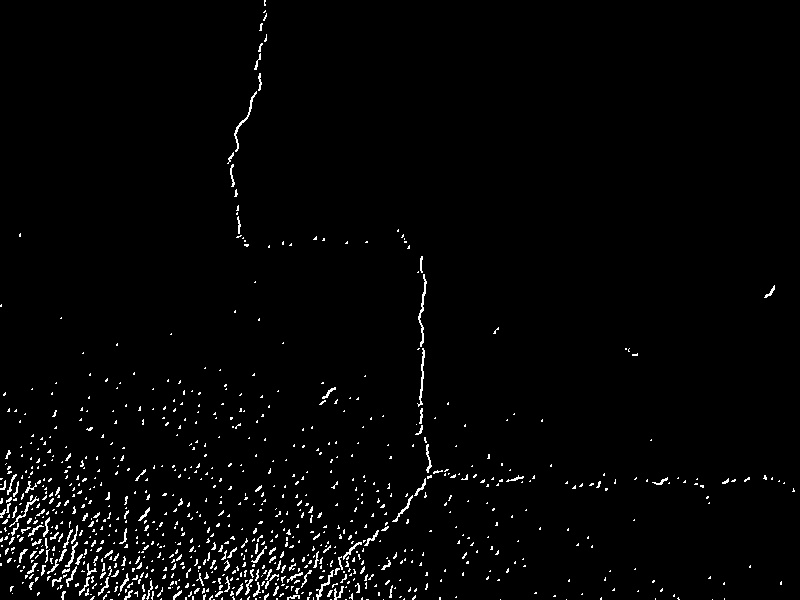
//> input picture test-sobel.jpg, 800 x 600 px
$ ./sobel_optimize test-sobel.jpg 6192.jpg out.png   (built with g++ and OpenCV 4)
//> lines starting //> are read from the running program, lines starting //| are printed output that depends on the picture; after the words box and inside, x2 and y2 are one past the last pixel; in counts of white or black regions, pixels touching at a corner belong together
 #include <opencv2/opencv.hpp>
#include <stdio.h>
#include <iostream>


#define SEUIL 70


using namespace std;
using namespace cv;


int main(int argc, char** argv){

	//On ouvre l'image en niveau de gris
	Mat imageFake = imread( argv[1], CV_LOAD_IMAGE_GRAYSCALE );
//> imageFake is the input picture: 600 rows x 800 cols, CV_8UC1; min 0, max 255, mean 5.4
	Mat imageTrue = imread( argv[2], CV_LOAD_IMAGE_GRAYSCALE );
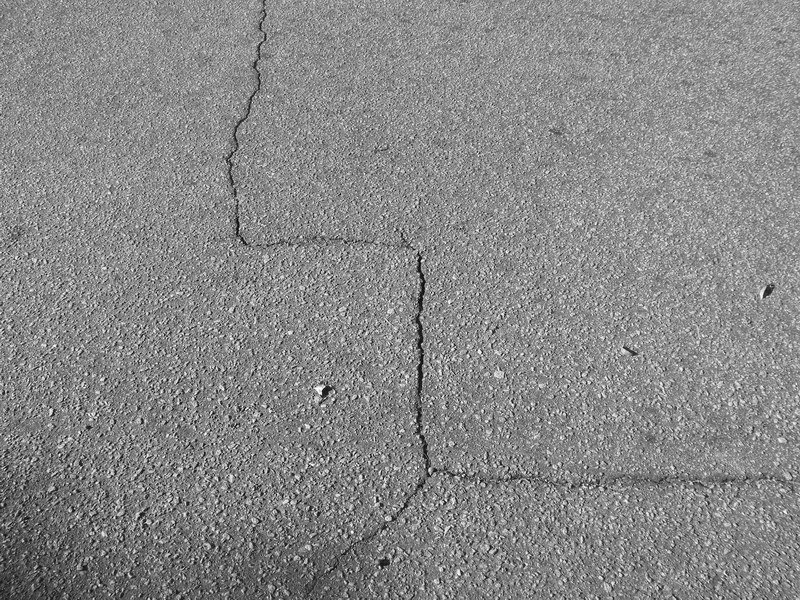
//> input picture 6192.jpg, 800 x 600 px
//> imageTrue is the input picture: 600 rows x 800 cols, CV_8UC1; min 0, max 255, mean 135.9

	//Verification que l'image existe
	if(! imageFake.data || ! imageTrue.data)
    {
        cout <<  "Could not open or find the image" << std::endl ;
        return -1;
   	}

	//Declaration variables
	Mat imageOutX, imageOutY, imageOut = imageFake;
	int tp = 0,fp = 0, fn = 0, maxP = 0;
	float p, r;

	for (int i=0; i < 256; i++){
		//Application d'un flou gaussien pour limiter le bruit
		GaussianBlur( imageFake, imageFake, Size(5,5), 0, 0, BORDER_DEFAULT );

		//Application d'un seuil de gris pour lisser
		threshold(imageFake, imageFake, i, 255, THRESH_BINARY);

		//Filtre de Sobel sur X
	    Sobel(imageFake, imageOutX, CV_32F, 1 , 0 , 3, 1, 0, BORDER_DEFAULT);

	    //Filtre de Sobel sur Y
	    Sobel(imageFake, imageOutY, CV_32F, 0 , 1 , 3, 1, 0, BORDER_DEFAULT);

	    //Addition des 2 matrices pour calculer la magnitude du gradient
	    addWeighted( imageOutX, 0.5, imageOutY, 0.5, 0, imageOut );

	    //Creation du fichier
		imageFake = imageOut;

		tp = 1;
		fp = 1;
		fn = 1;

	   	for( int y = 0; y < imageTrue.rows; y++ ) {
	        for( int x = 0; x < imageTrue.cols; x++ ) {
	        	if (imageFake.at<uchar>(y,x) == 255 && imageTrue.at<uchar>(y,x) == 255)
	            	tp++;
	        	if (imageFake.at<uchar>(y,x) == 255 && imageTrue.at<uchar>(y,x) == 0)
	            	fp++;
	        	if (imageTrue.at<uchar>(y,x) == 255 && imageFake.at<uchar>(y,x) == 0)
	            	fn++;
	        }
	    }

	    p = 100.*tp/(tp+fp);
    	r = 100.*tp/(tp+fn);

    	if (p > maxP){
    		maxP = p;
    		imwrite(argv[3], imageOut);
		 	printf("Precision : %f%\n", p);
    	}
	}
//> this loop made 256 passes
//> (tp, fp, fn, p, r, maxP) on passes 1, 2, 5, 6, 14, 29, 56: (1, 2, 79, 33.33, 1.25, 33), (2, 2, 76, 50, 2.56, 50), (4, 2, 72, 66.67, 5.26, 66), (5, 2, 71, 71.43, 6.58, 71), (3, 1, 64, 75, 4.48, 75), (4, 1, 57, 80, 6.56, 80), (7, 1, 51, 87.5, 12.07, 87)
//> (p, r, maxP) on pass 144: (87.5, 11.86, 87)
//| Precision : 33.333332%
//| Precision : 50.000000%
//| Precision : 66.666664%
//| Precision : 71.428574%
//| Precision : 75.000000%
//| Precision : 80.000000%
//| Precision : 87.500000%
//| Precision : 87.500000%
//> (output is shown up to pass 144 of 256)
//> pass 1, `GaussianBlur( imageFake, imageFake, Size(5,5), 0, 0, BORDER_DEFAULT );`:
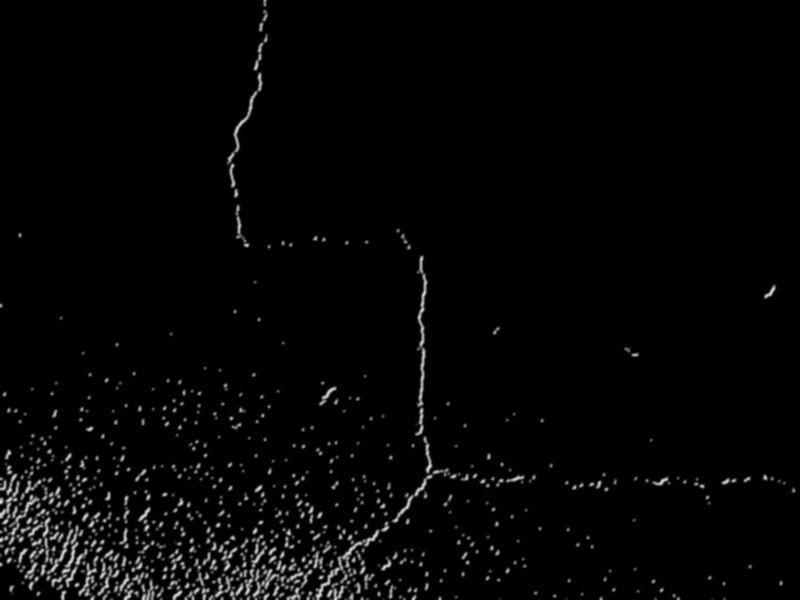
//> imageFake: 600 rows x 800 cols, CV_8UC1; 13.94% of pixels changed, all inside (x1, y1, x2, y2) = (0, 0, 800, 600)
//> pass 1, `threshold(imageFake, imageFake, i, 255, THRESH_BINARY);`:
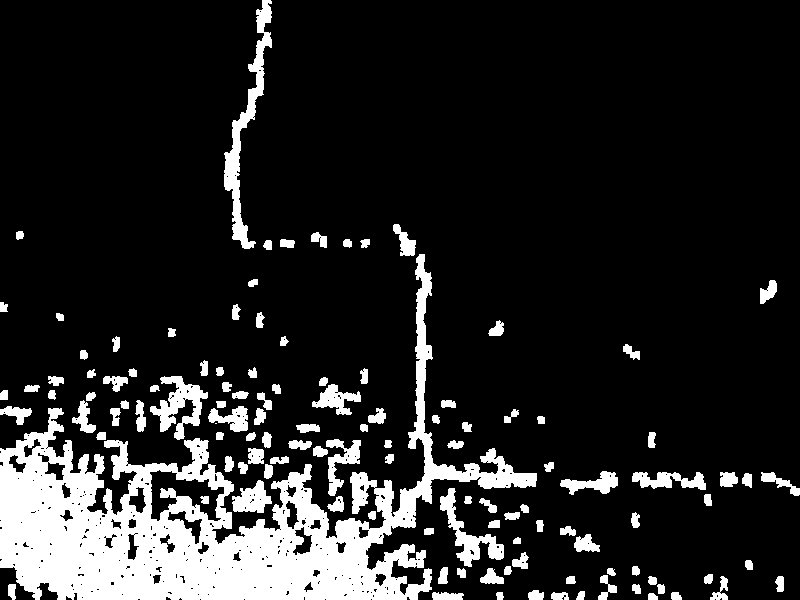
//> imageFake: 600 rows x 800 cols, CV_8UC1; 14.5% white; 121 white regions (1 under 20 px), largest, box (x1, y1, x2, y2) and area: (0, 254, 537, 600) 47401, (224, 0, 272, 249) 2739, (150, 376, 208, 440) 1583
//> pass 1, `Sobel(imageFake, imageOutY, CV_32F, 0 , 1 , 3, 1, 0, BORDER_DEFAULT);`:
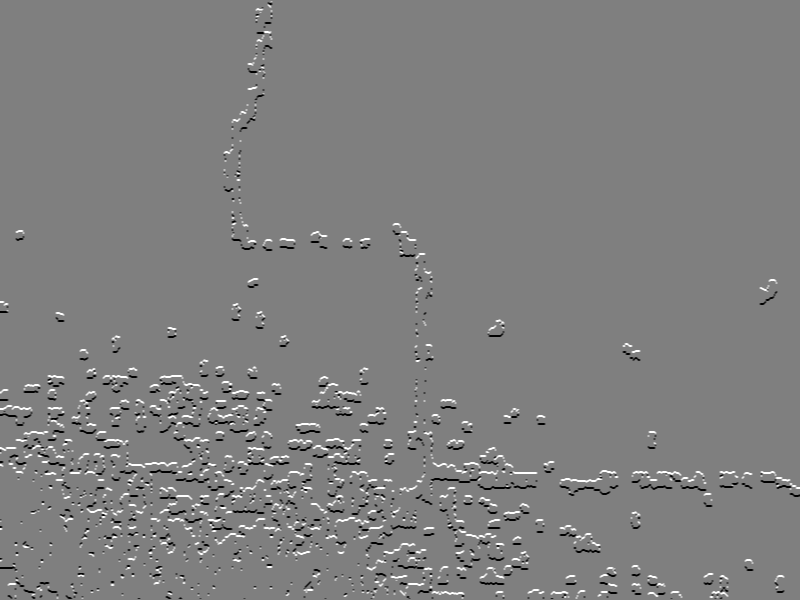
//> imageOutY: 600 rows x 800 cols, CV_32FC1; min -1020, max 1020, mean 1.9; drawn with min black and max white
//> after the loop:
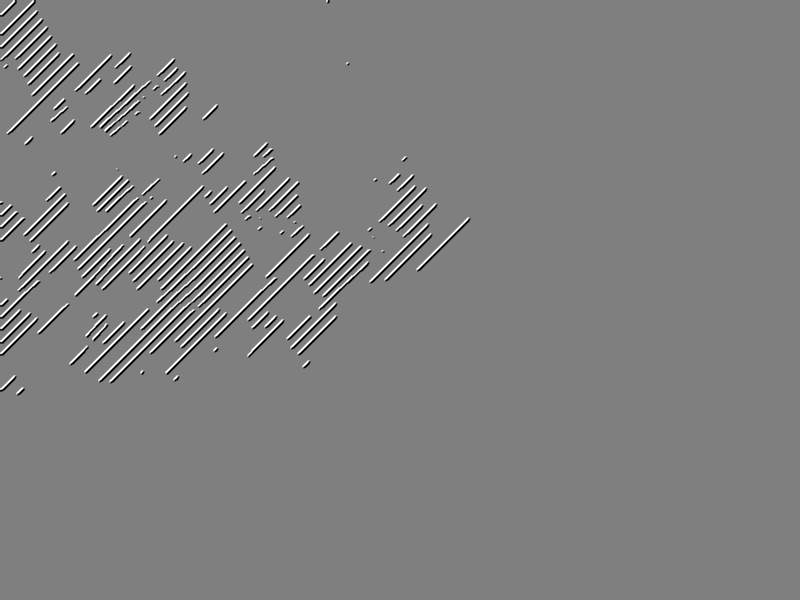
//> imageFake: 600 rows x 800 cols, CV_32FC1; min -765, max 765, mean -0.1; drawn with min black and max white
//> after the loop:
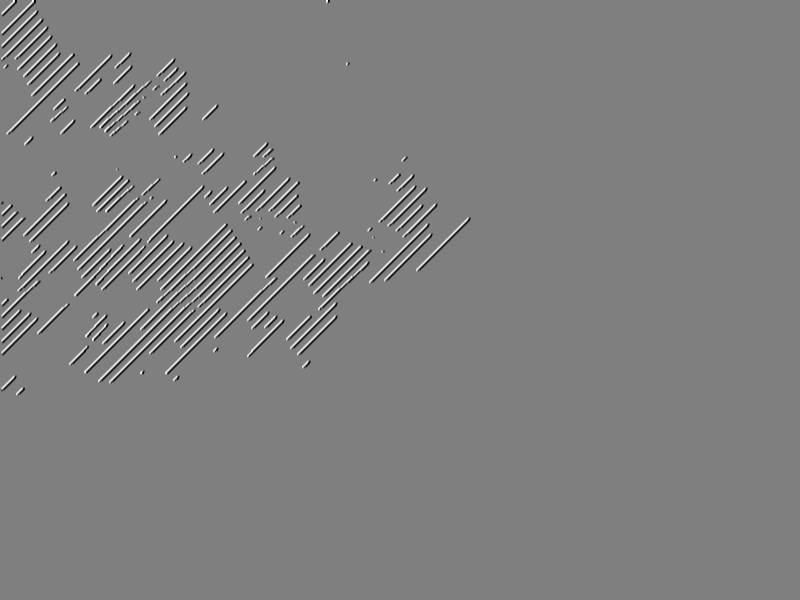
//> imageOutX: 600 rows x 800 cols, CV_32FC1; min -1020, max 1020, mean -0.1; drawn with min black and max white
//> after the loop:
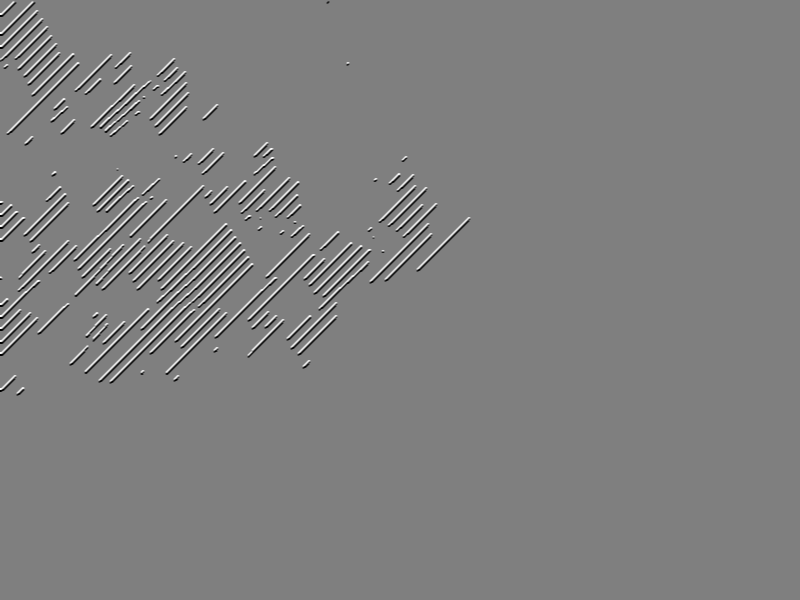
//> imageOutY: 600 rows x 800 cols, CV_32FC1; 10.55% of pixels changed, all inside (x1, y1, x2, y2) = (0, 1, 800, 599); drawn with min black and max white
//> after the loop, tp = 1; fp = 1; fn = 76; maxP = 87

	waitKey(0);

	return 0;
}
